Frame 1 (no input): blank canvas, image omitted
Frame 60 (the mouse pressed at the canvas centre just before this capture): blank canvas, image omitted
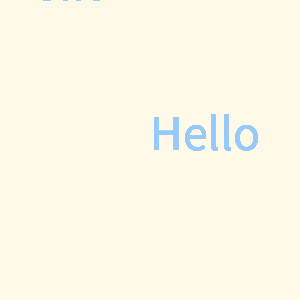
Frame 120 (the mouse held since frame 60 and released just before this capture)

The Processing sketch whose frames 1 and 60 were blank and that drew this single picture after the mouse press (run headless with seeded random() and noise(); from frame 60 on, the mouse is pressed at the canvas centre):

// Processing sketch: week13_2_mouse
// ── week13_2_mouse.pde
void setup()
{
  size(300,300);
  background(#FFFAE8);
  fill(#97CAFA);
  textSize(50);
}

void draw()
{
  text("Hello",mouseX,mouseY);
}
